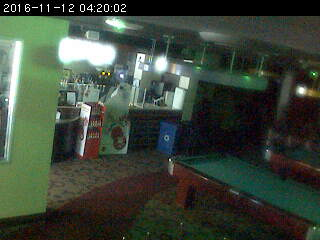
#> input picture img/lightsoff2.jpg, 320 x 240 px, given in place of capture.jpg, which was not available
$ python jaaays.py   (Python 2 division)
#> lines starting #> are read from the running program, lines starting #| are printed output that depends on the picture; pictures that were not available may be replaced by others from this repository, and a replacement may not be noted
#> (the call stopped at in grabimg, `stream = urllib2.urlopen('http://jays-place.cam.hmc.edu:80/mjpg/video...`: the network is not available in this run)
import urllib2
from PIL import Image
from PIL import ImageStat
import os
import sys
import time
from imutils.object_detection import non_max_suppression
from imutils import paths
import numpy as np
import argparse
import imutils
import cv2


# (484) ALG-JAYS

response = "I don't know what you mean, sorry."
debug = False
if len(sys.argv) > 1:
	if sys.argv[1] == "debug":
		debug = True
f = "img/capture.jpg"

# modified from http://stackoverflow.com/a/21844162
#  and http://www.chioka.in/python-live-video-streaming-example/
def grabimg():
	stream = urllib2.urlopen('http://jays-place.cam.hmc.edu:80/mjpg/video.mjpg') # 134.173.32.137
	bytes = ''
	for i in range (0,20):
		bytes+=stream.read(1024)
		a = bytes.find('\xff\xd8')
		b = bytes.find('\xff\xd9')
		if a!=-1 and b!=-1:
			jpg = bytes[a:b+2]
			bytes = bytes[b+2:]
			#with open('img/capture.jpg','wb') as f:
			with open(f, 'wb') as fi:
				fi.write(jpg)

def brightness():
	im = Image.open(f).convert('L')
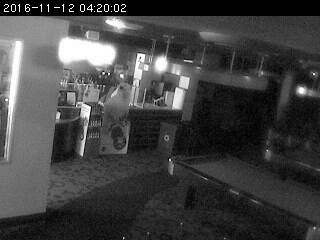
#> im: PIL image 320x240 L; min 0, max 255, mean 65.5
	stat = ImageStat.Stat(im)
	brightness = stat.mean[0]
#> brightness = 65.55
	if (brightness < 70):
		r1 = "Jay's Place is closed."
	else:
		r1 = "The lights are on, so Jay's Place is most likely open!"
	if debug:
		r1 += "\n   brightness = " + str(brightness)
	print r1
	return r1

# [20 lines of commented-out code are left out]

def line():
	hog = cv2.HOGDescriptor()
	hog.setSVMDetector(cv2.HOGDescriptor_getDefaultPeopleDetector())

	# load the image and resize it to (1) reduce detection time
	# and (2) improve detection accuracy
	image = cv2.imread(f)
	image = imutils.resize(image, width=min(400, image.shape[1]))
	orig = image.copy()

	# detect people in the image
	(rects, weights) = hog.detectMultiScale(image, winStride=(2, 2),
		padding=(8, 8), scale=1.05)
#> rects = (); weights = ()

	# draw the original bounding boxes
	for (x, y, w, h) in rects:
		cv2.rectangle(orig, (x, y), (x + w, y + h), (0, 0, 255), 2)
#> this loop made 0 passes

	# apply non-maxima suppression to the bounding boxes using a
	# fairly large overlap threshold to try to maintain overlapping
	# boxes that are still people
	rects = np.array([[x, y, x + w, y + h] for (x, y, w, h) in rects])
#> rects = empty array
	pick = non_max_suppression(rects, probs=None, overlapThresh=0.65)
#> pick = []

	# [13 lines of commented-out code are left out]

	HeadCount = len(pick)
#> HeadCount = 0
	if HeadCount == 0:
		r2 = "There's nobody in line."
	elif HeadCount == 1:
		r2 = "There's 1 person in line."
		# cv2.imwrite('spoopy.jpg',image)
	else:
		r2 = "There's about " + str(len(pick)) + " people in line."
	print r2
	return r2

def pool():
	pass

starttime = time.time()
while True:
	grabimg()
	r1 = brightness()
	r2 = line()
	# os.remove(f)
	with open('out_open.txt', 'wb') as fi:
#> (the run stopped early here; a loop or call above may not have finished)

$ run again, on inline/1.png
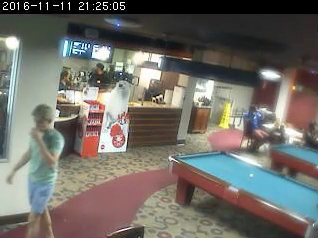
#> input picture inline/1.png, 318 x 238 px, given in place of capture.jpg, which was not available
#> in brightness, `im = Image.open(f).convert('L')`:
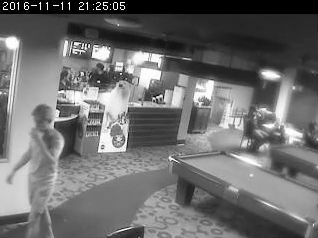
#> im: PIL image 318x238 L; min 0, max 255, mean 109.2
#> brightness = 109.2
#> in line, `(rects, weights) = hog.detectMultiScale(image, winStride=(2, 2), paddi..`: rects = ()
#> in line, `rects = np.array([[x, y, x + w, y + h] for (x, y, w, h) in rects])`: rects = empty array
#> pick = []
#> HeadCount = 0
